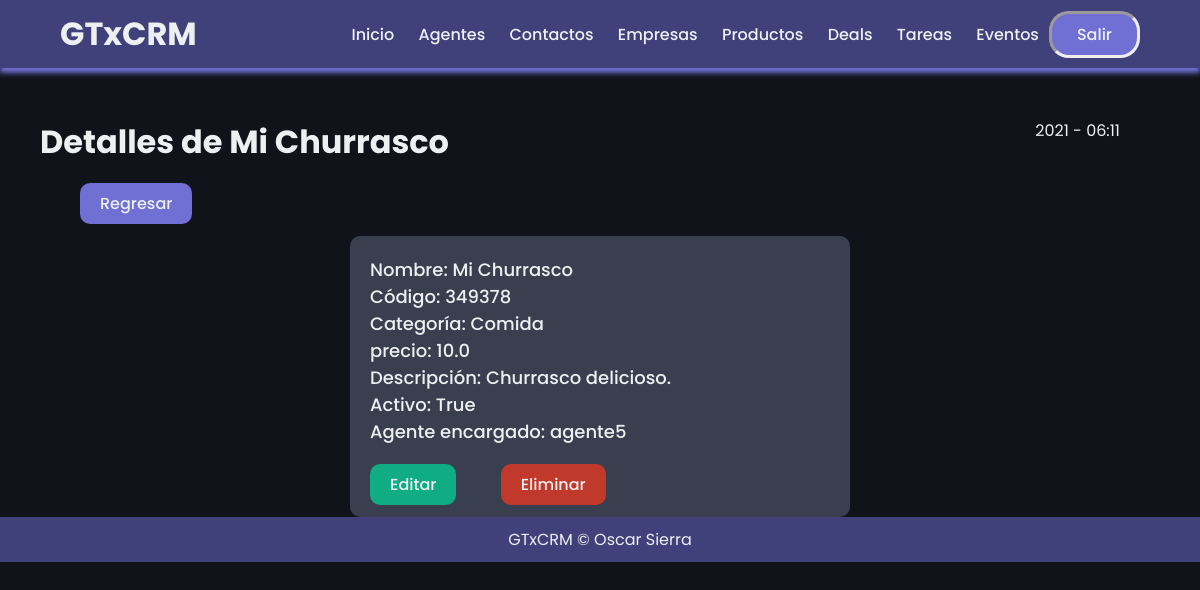
/productos/3/ (signed in), run on the app's committed database.
### mainapp/models.py (models this page shows, shortened)
class Producto(models.Model):
    nombre = models.CharField(max_length=45)
    codigo = models.IntegerField(default=0)
    categoria = models.CharField(max_length=45)
    precio = models.FloatField()
    descripcion = models.TextField()
    activo = models.BooleanField()
    organizacion = models.ForeignKey(userProfile, on_delete=models.CASCADE)
    agente = models.ForeignKey("Agent", null=True, blank=True, on_delete=models.SET_NULL)

class Agent(models.Model):
    user = models.OneToOneField(User, on_delete=models.CASCADE)
    organizacion = models.ForeignKey(userProfile, on_delete=models.CASCADE)
    def __str__(self):
        return self.user.username

class User(AbstractUser):
    es_organizador = models.BooleanField(default=True)
    es_agente = models.BooleanField(default=False)

### mainapp/views.py (the view)
# urls.py: path('productos/<int:pk>/', productoDetailView.as_view(), name="producto_detail"),
class productoDetailView(LoginRequiredMixin, DetailView):
    template_name="productos/producto_detail.html"
    context_object_name = "producto"
    def get_queryset(self):
        user = self.request.user
        if user.es_organizador:
            queryset = Producto.objects.filter(organizacion=user.userprofile)
        else:
            queryset = Producto.objects.filter(organizacion=user.agent.organizacion)
            queryset = queryset.filter(agente__user=user)
        return queryset

### mainapp/templates/productos/producto_detail.html (shortened to what this page needs)
{% extends 'layouts/layouts.html'%}
{% block content %}
<div class="start">
    <div class="initial">
        <h1>Detalles de {{ producto.nombre }}</h1>
            <div id="time">
                {% now "Y - h:m"%}
            </div>
        </div>
    </div>
<br/>
<div class="divbtn" style="margin-left: 40px;">
    <a class="backbtn" href="{% url 'producto_list' %}"><button>Regresar</button></a>
</div>
<div class="content">
    <div class="box">
        <p>Nombre: {{ producto.nombre }}
        <br/>
        Código: {{ producto.codigo }}
        <br/>
        Categoría: {{ producto.categoria }}
        <br/>
        precio: {{ producto.precio }}
        <br/>
        Descripción: {{ producto.descripcion }}
        <br/>
        Activo: {{ producto.activo }}
        <br/>
        Agente encargado: {{ producto.agente }}
        <br/><br/></p>
        <a class="submitbtn" href="{% url 'producto_update' producto.pk %}"><button>Editar</button></a>
        <a class="delbtn" href="{% url 'producto_delete' producto.pk %}"><button>Eliminar</button></a>
    </div>
</div>
{% endblock %}

### mainapp/static/css/styles.css (style rules this page uses)
* { margin: 0; padding: 0; font-family: "Poppins", sans-serif; color: #edf0f1; text-decoration: none; }
body { box-sizing: border-box; background-color: #11131b; }
li, a, button { font-weight: 500; font-size: 16px; text-decoration: none; border: none; background-color: transparent; }
.start { width: 90%; margin-top: 50px; margin-left: 40px; margin-right: 40px; }
.content { align-items: center; width: 45%; margin: auto; }
.box { border-radius: 10px; background-color: #3a3f50; margin-left: 20px; margin-right: 20px; padding: 20px; margin-top: 20px; }
.box p { font-weight: 500; font-size: 18px; }
.initial { display: flex; justify-content: space-between; }
.backbtn { margin-left: 40px; margin-top: 40px; margin-bottom: 40px; padding: 9px 20px; background-color: #706fd3; border-radius: 10px; cursor: pointer; transition: all 0.3s ease 0s; }
.delbtn { margin-top: 40px; margin-left: 40px; margin-bottom: 40px; padding: 9px 20px; background-color: #c0392b; border-radius: 10px; cursor: pointer; transition: all 0.3s ease 0s; }
.submitbtn { margin-top: 20px; padding: 9px 20px; background-color: #10ac84; border-radius: 10px; cursor: pointer; transition: all 0.3s ease 0s; }

### data on the page
Producto: nombre "Mi Churrasco", codigo "349378", categoria "Comida", precio "10.0", descripcion "Churrasco delicioso.", activo "True", agente "agente5"
